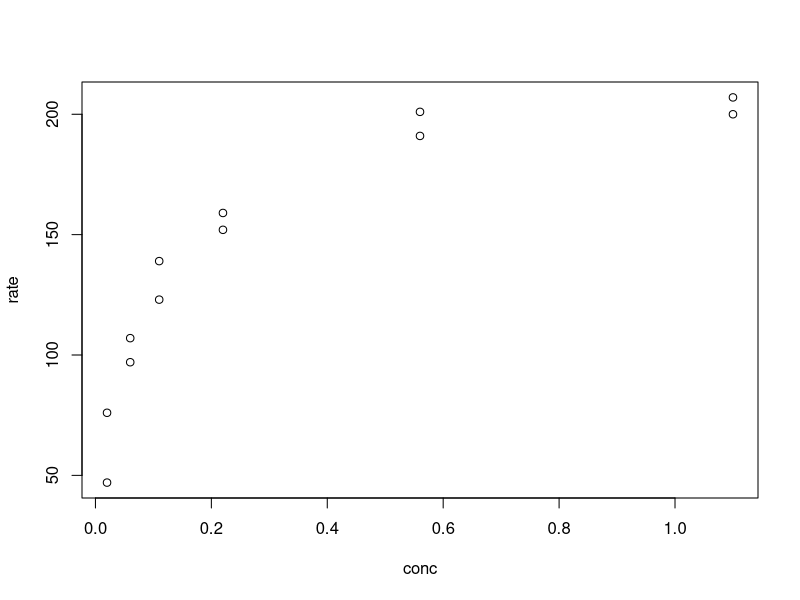
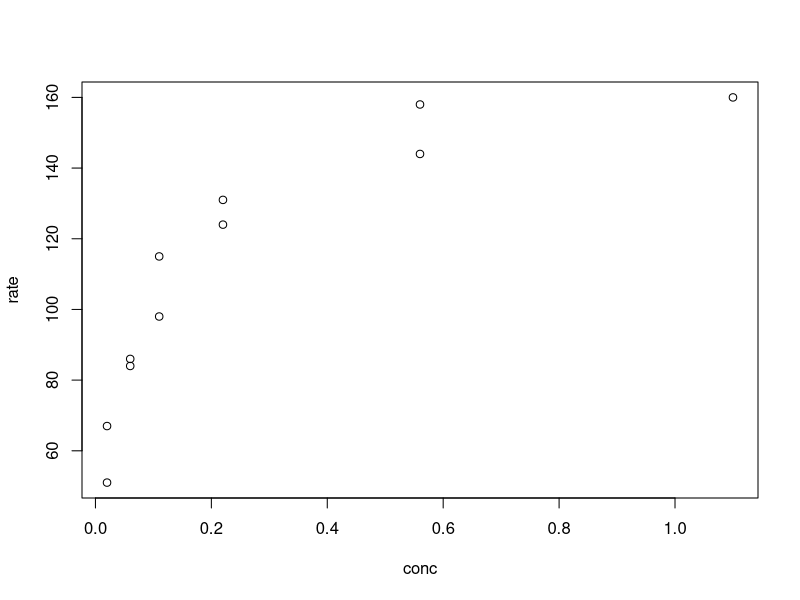
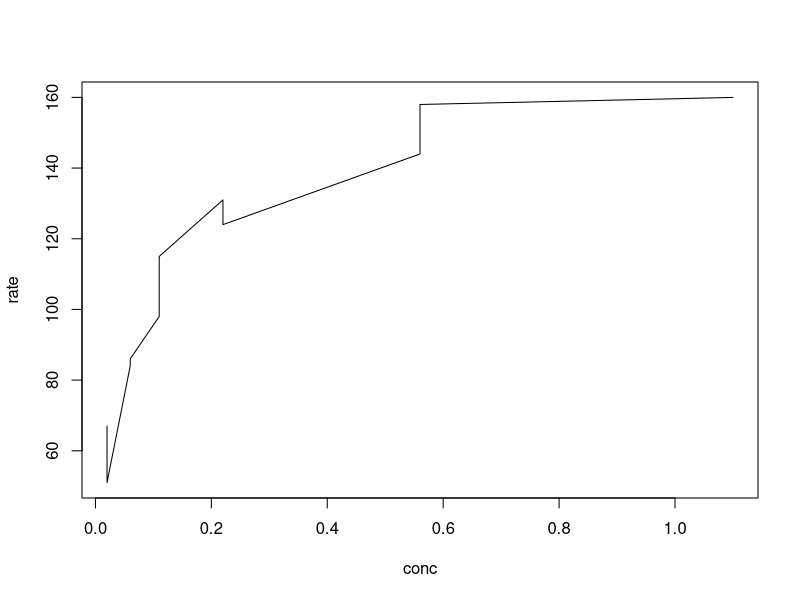
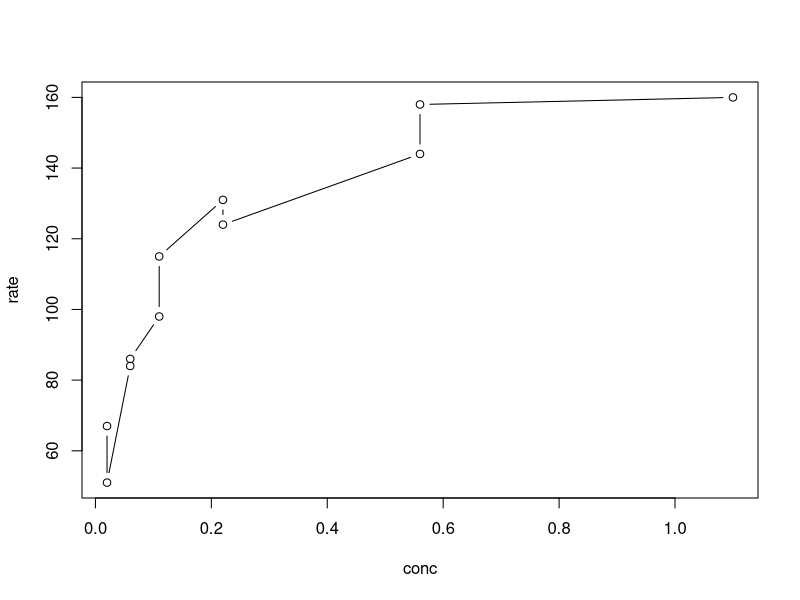

R code for these plots, in order:
#R basic

#seq()
seq(from=1, to=5, by=2)
seq(1, 5, by=2)
seq(0, 1, by=0.001)
seq(0, 1, length.out = 1000)

#rep()

rep(c(1,2,3), times=2)
rep(c(1,2,3), each=2)

#vector
x <- c(1,2,3,4,5)
x[1]
x[c(1,2,3)]
x[-c(1,2,3)]

#length()
length(x)

#sum()
x <- c(1,2,3,4)
y <- c(5,6,7,8)
z <- c(1,2)
w <- c(1,2,3)
2+x
x+y
x+z
x+w

#is, as
x <- c(1,2,3,4)
is.vector(x)
f <- factor(x)
f
is.vector(f)
v <- as.vector(f)
f
v    #문자열로 이루어진 벡터

#all(), any()
x <- 1:5
x>3
all(x>3) #false
any(x>3) #true

#names() -- R의 객체를 불러오거나 지정하는 함수
height <- c(80, 90, 70, 170)
names(height) <- c("A", "B","C","D")
height


#head(), tail()
x <- 1:100
head(x, n=7)
tail(x)

#sample()
sample(10)
sample(45, 6)
sample(10, 3, replace = TRUE)
sample(10, 3, prob=(1:10)/55)
x <- seq(0, 1, by=0.1)
x
sample(x,3)

#which(x, arr.ind=FALSE)
x <- c(2, 4, -1, 3)
which( x>2)
names(x) <- c("a", "b", "c", "d")
which(x > 2)

#array(data =NA, dim=length(data),)
arr <- array(1:3, c(2,4))
arr
arr[1,]
arr[,3]
dimnamearr <- list(c("A","B"), c("a", "b", "c", "d"))
arr2 <- array(1:3, c(2,4), dimnames = dimnamearr)
arr2


v1 <- c(1, 2, 3, 4)
v2 <- c(5, 6, 7, 8)
v3 <- c(9, 10, 11, 12)

# vector을 열 단위로 합침
cbind(v1, v2, v3)
# vector을 행 단위로 합침
rbind(v1, v2, v3)


# 요인(Factor)은 '범주형'자료를 저장함
# factor(x = character(), levels, labels = levels, exclude = NA, ordered = is.ordered(x), nmax = NA)
# exclude = NA : 사용하지 않을 값을 지정

x <- c(1, 2, 3, 4, 5)

# levels를 통해 자료중 1,2,3,4 네 개의 값만 요인으로 사용
factor(x, levels=c(1,2,3,4))
factor(x, levels=c(1,2,3,4), exclude=c(1,2))
factor(x, levels=c(1,2,3,4), exclude=c(1,2), ordered=TRUE)

?apply
# apply(X, MARGIN, FUN, ...)
# x: apply를 적용할 배열, MARGIN: 함수를 적용할 차원, FUN: 적용할 함수
m1 <- cbind(v1, v2, v3)
m1

# 행별로 평균을 출력
apply(m1, 1, mean)
# 열별로 평균을 출력
apply(m1, 2, mean)

v <- c(1,2,3,4)

x<- factor(v)
is.factor(x)
is.factor(v)
as.factor(v)
v

?tapply
#tapply
score <- c(92,90,82,88,78,64,82,90)
subject <- c("k","k","m","m","m","m","k","k")
tapply(score, subject, mean)

#data.frame
name <- c("철수", "영희", "길동")
age <- c(21,20,31)
gender <- factor(c("M","F","M"))
character <- data.frame(name,age,gender)
character$name
character[1,]
character[,2]
character[3,1]

#attach
head(airquality)
#Ozone

Ozone <- c(1,2,3)
attach(airquality)
#Ozone
Ozone[1:5]

detach(airquality)
#Ozone

#with() - 데이터 프레임에 함수를 수행
#attach없어도 가능. 일시적인 이용시 with사용
head(cars)
mean(cars$speed)
mean(cars$dist)

with(cars, mean(speed))
with(cars, mean(dist))


#subset()
subset(airquality, Temp > 80)
subset(airquality, Temp > 80, select = c(Ozone, Temp))
subset(airquality, Temp > 80, select = -c(Ozone, Temp))

#str
str(airquality)
str(na.omit(airquality))

#data frame은 모든 속성(열 요소)들의 크기가 일정
# List: 서로 다른 기본 자료형을 가질 수 있음/ 순서존재
title <- "My List"
ages <- c(31, 41, 21)
numbers <- matrix(1:9, nrow=3)
names <- c("Baby", "Gentle", "none")
listEx <- list(title, ages, numbers, names)
listEx

#
listEx2 <- list(title=title, age=ages, number=numbers, name=names)
listEx2
listEx2[[1]]
listEx2$title
listEx2$age
listEx2$number
listEx2$name

x <- list(c(1,2,3,4), c(3,2,1))
v <- c(1,2,3,4)
is.list(x)
is.list(v)
a.l <- as.list(v)
a.l


#lapply
x <- list(a = 1:10, beta = exp(-3:3), logic=c(TRUE, FALSE, FALSE, FALSE))
lapply(x, mean)
sapply(x, mean)


ex <- c(1,3,7, NA, 12)
ex < 10
ex[ex <10]
ex[ex %% 2 == 0]
ex[is.na(ex)]



?fivenum
fivenum(ex)


#ifelse

x <- c(6:-4)
options(digits=3)


sqrt(x)
sqrt(ifelse(x >=0, x, NA))

x <- c(1,2,3)
x <- factor(x)
if(is.factor(x)) {length(x)
  } else {sum(x)}

x <- c(1,2,3)
x <- list(x)

if(is.factor(x)){
  length(x)
} else if (is.integer(x)){
  sum(x)
} else {
  paste(x, "element")
}

i <- 20
repeat {
  if(i > 25){
    break
  } else {
    print(i)
    i <- i+1
  }
}


#구구단
dan <- 2
i <-2
while(i <10 ){
  times <- i * dan
  print(paste(dan, "X", i, " = ", times))
  i <- i+1
}

dan <- 9
for(i in 2:9){
  times <- i * dan
  print(paste(dan, "X", i, " = ", times))
}

#Plot
str(Puromycin)
PuroTrt <- subset(Puromycin, state=="treated")
PuroUnTrt <- subset(Puromycin, state=="untreated")


plot(rate ~ conc, data=PuroTrt)
plot(rate ~ conc, data=PuroUnTrt, type="p")
plot(rate ~ conc, data=PuroUnTrt, type="l")
plot(rate ~ conc, data=PuroUnTrt, type="b")
